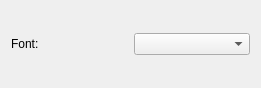
<?xml version="1.0" encoding="UTF-8"?>
<ui version="4.0">
 <class>plasmoidConfig</class>
 <widget class="QWidget" name="plasmoidConfig">
  <property name="geometry">
   <rect>
    <x>0</x>
    <y>0</y>
    <width>261</width>
    <height>88</height>
   </rect>
  </property>
  <property name="sizePolicy">
   <sizepolicy hsizetype="Expanding" vsizetype="Preferred">
    <horstretch>0</horstretch>
    <verstretch>0</verstretch>
   </sizepolicy>
  </property>
  <layout class="QVBoxLayout" name="verticalLayout">
   <item>
    <layout class="QHBoxLayout" name="horizontalLayout">
     <item>
      <widget class="QLabel" name="label">
       <property name="text">
        <string>Font:</string>
       </property>
      </widget>
     </item>
     <item>
      <widget class="KFontComboBox" name="kcfg_textFont"/>
     </item>
    </layout>
   </item>
  </layout>
 </widget>
 <customwidgets>
  <customwidget>
   <class>KFontComboBox</class>
   <extends>KComboBox</extends>
   <header>kfontcombobox.h</header>
  </customwidget>
  <customwidget>
   <class>KComboBox</class>
   <extends>QComboBox</extends>
   <header>kcombobox.h</header>
  </customwidget>
 </customwidgets>
 <resources/>
 <connections/>
</ui>
